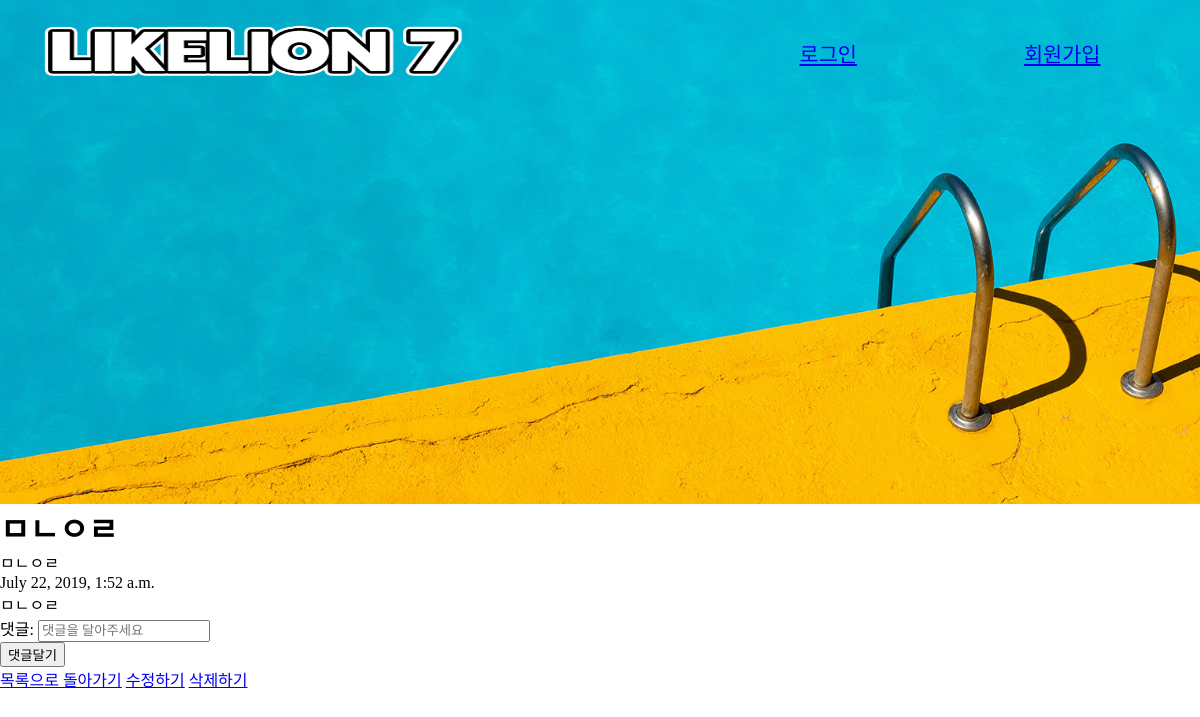
The page /detail/17/ on the database its author committed.
### blog/models.py (models this page shows, shortened)
class Post(models.Model):
    Title = models.CharField(max_length=200)
    Writer = models.CharField(max_length=100)
    Contents = models.TextField()
    Created_date = models.DateTimeField(default=timezone.now)

### blog/views.py (the view)
# urls.py: path('detail/<int:post_pk>/', views.detail, name='detail'),
def detail(request, post_pk):
    post = Post.objects.get(pk=post_pk)
    if request.method == "POST":
        form = CommentForm(request.POST)
        comment = form.save(commit=False)
        comment.author = request.user
        comment.post = post
        comment.save()
        return redirect('detail', post.pk)
    else:
        form = CommentForm()
    return render(request, 'detail.html', {'post': post, 'form': form})

### blog/forms.py
class CommentForm(forms.ModelForm):
    class Meta:
        model=Comment
        fields=('content',)
        widgets = {
            'content': forms.TextInput(attrs={'class': 'content', 'placeholder': '댓글을 달아주세요'}),
        }
        labels = {
            'content': '댓글',
        }

### blog/templates/detail.html (shortened to what this page needs)
{% extends "base.html" %} {% block content %}
<div class="detail">
    <div class="detailHeader">
        <h1>{{ post.Title }}</h1>
    </div>
    <div class="detailContents">
        <div class="detailInfo">
            <p>{{ post.Writer }}</p>
            <p>{{ post.Created_date }}</p>
        </div>
        <div class="detailContent">
            <p>{{ post.Contents }}</p>
        </div>
    </div>
    <form method="POST">
        {{ form.as_p }}
        <button type="submit">댓글달기</button>
    </form>
    <div class="detailFooter">
        <a href="{% url 'home' %}">목록으로 돌아가기</a>
        <a href="{% url 'edit' post.pk %}">수정하기</a>
        <a href="{% url 'delete' post.pk %}">삭제하기</a>
    </div>
</div>
{% endblock %}

### static/base.css (style rules this page uses)
* { margin: 0%; font-family: 'AppleSDGothicNeoR00'; }

### rows shown on the page
Post: Title "ㅁㄴㅇㄹ", Writer "ㅁㄴㅇㄹ", Created_date "July 22, 2019, 1:52 a.m.", Contents "ㅁㄴㅇㄹ"
